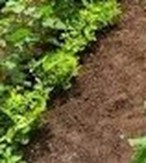
#> input picture 1C.jpg, 146 x 163 px, found by its file name
$ python q4.py
#> lines starting #> are read from the running program, lines starting #| are printed output that depends on the picture; after the words box and inside, x2 and y2 are one past the last pixel; in counts of white or black regions, pixels touching at a corner belong together; long printed decimals are rounded
import cv2 as cv
import numpy as np

# Load image
img = cv.imread(r"D:\Assignment 2\ET3112_Assignment02\1C.jpg", cv.IMREAD_GRAYSCALE)
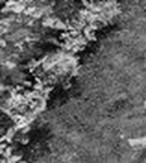
#> img: shape (163, 146); min 0, max 242, mean 98.5
edges = cv.Canny(img, 550, 690)
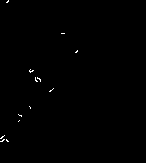
#> edges: shape (163, 146); 0.31% white in thin lines or dots, all inside (x1, y1, x2, y2) = (0, 0, 78, 142)

indices = np.where(edges != [0])
#> indices = 73 positions, rows 0 to 141, columns 0 to 77
x = indices[1]
#> x = 73 values, max 77 at index 9, min 0 at index 59, mean 28.68
y = indices[0]
#> y = 73 values from 0 to 141

# Least Squares
m, c = np.polyfit(x, y, 1)
#> m = -0.975; c = 117.4

# Angle
theta = np.arctan(m) * 180 / np.pi
#> theta = -44.26
print("Estimated Angle (Least Squares):", theta, "degrees")
#| Estimated Angle (Least Squares): -44.260 degrees

$ run again, with 1(a).png saved as 1C.jpg
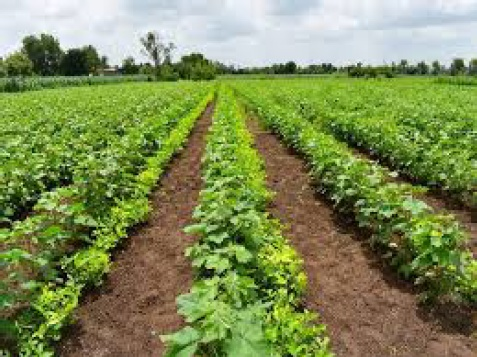
#> input picture 1(a).png, 477 x 357 px, found by its file name
#> `img = cv.imread(r"D:\Assignment 2\ET3112_Assignment02\1C.jpg", cv.IMRE..`:
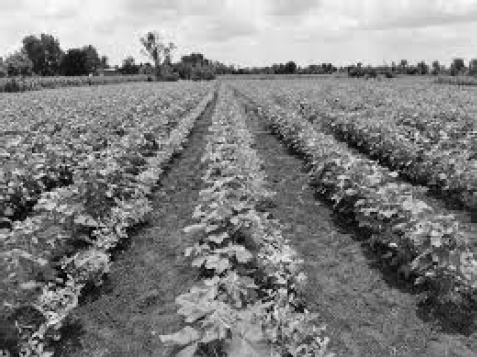
#> img: shape (357, 477); min 0, max 254, mean 129
#> `edges = cv.Canny(img, 550, 690)`:
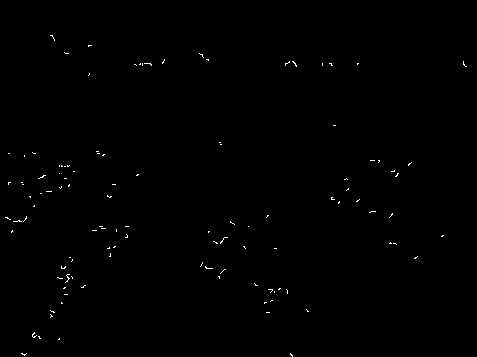
#> edges: shape (357, 477); 0.32% white in thin lines or dots, all inside (x1, y1, x2, y2) = (5, 35, 467, 357)
#> indices = 544 positions, rows 35 to 356, columns 5 to 466
#> x = 544 values, max 466 at index 91, min 5 at index 260, mean 175.7
#> y = 544 values from 35 to 356
#> m = -0.111; c = 225.3
#> theta = -6.33
#| Estimated Angle (Least Squares): -6.334 degrees
